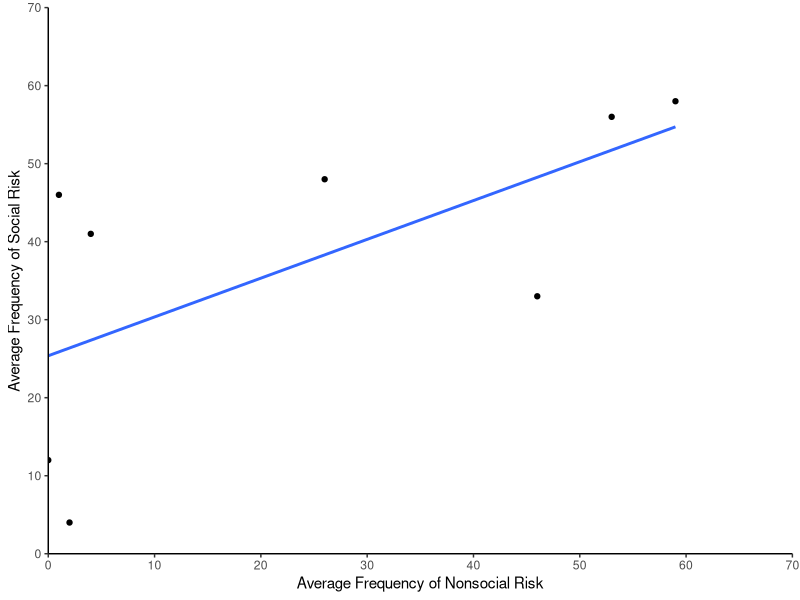
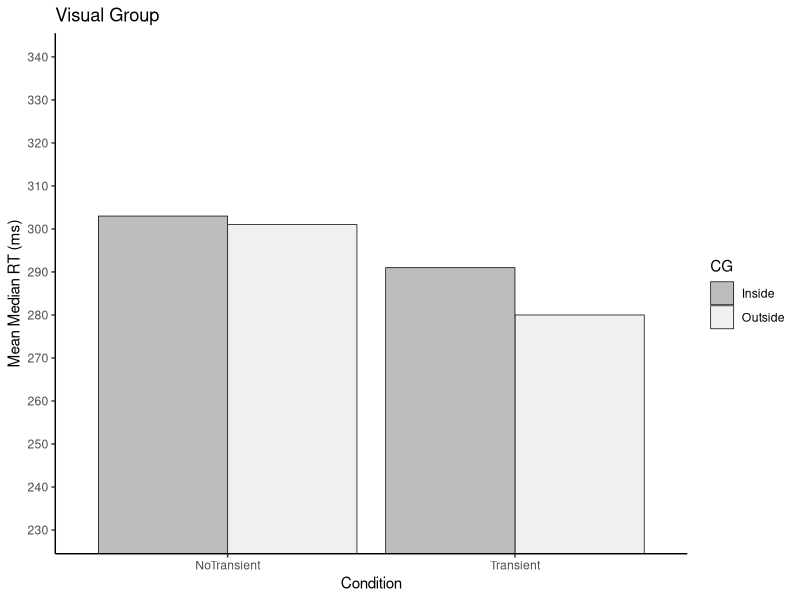
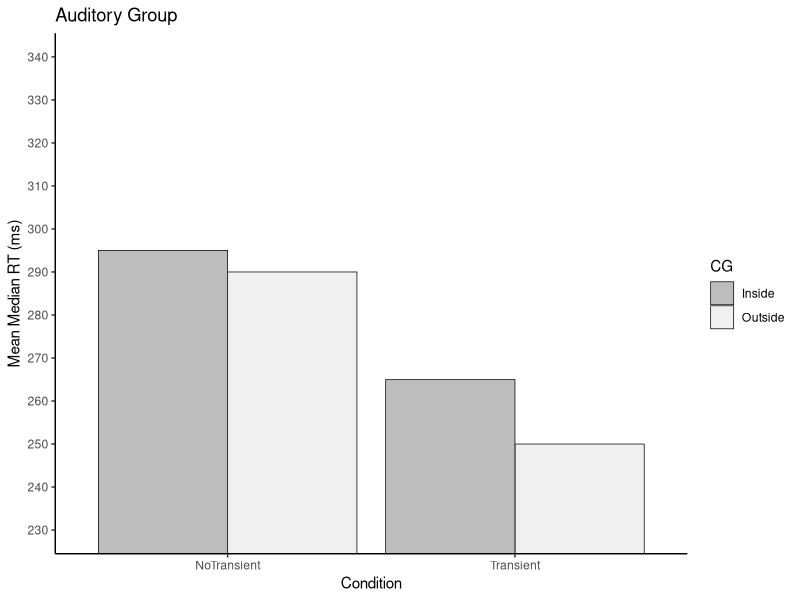
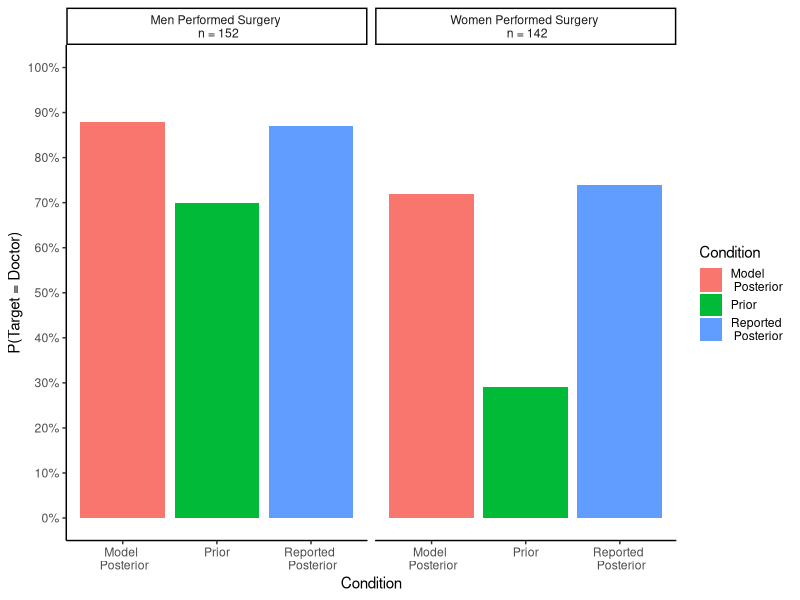
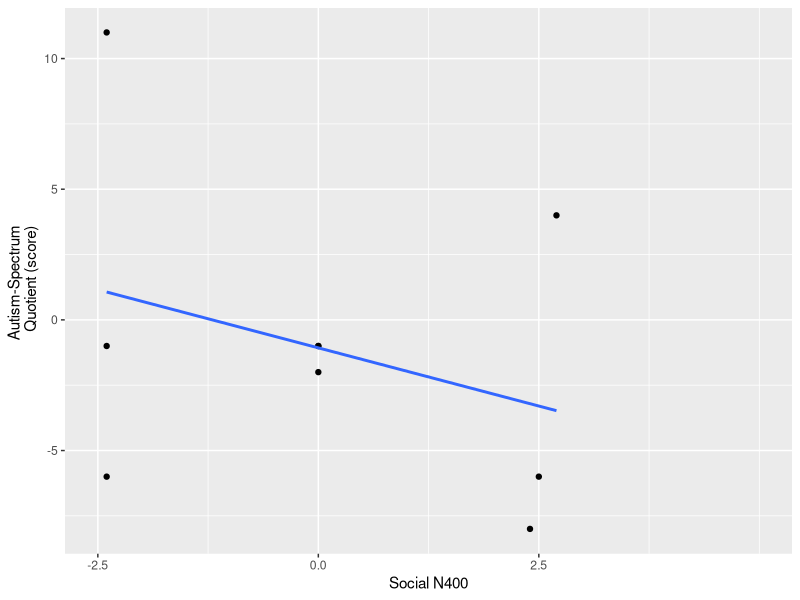
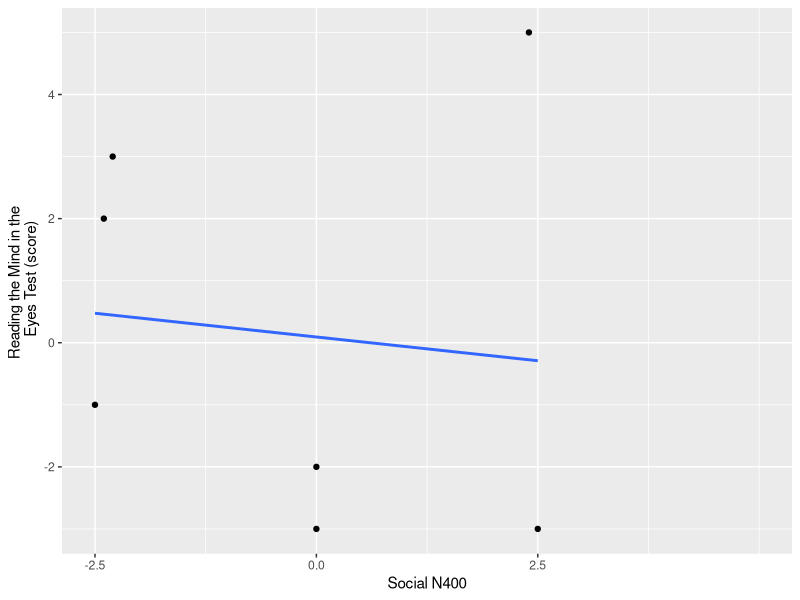
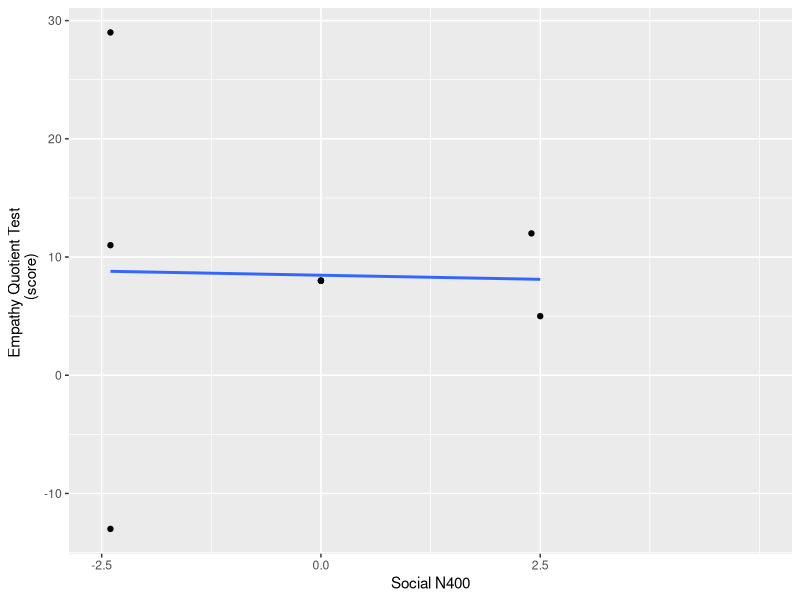

Here is the R script that generated these plots, in order:
## ---- chunk 1
knitr::opts_chunk$set(message=FALSE,warning=FALSE, cache=TRUE)
## ---- chunk 2
5+6
23-64
25*5
266/6
## ---- chunk 3
a <- 522
b <- 2333
a+b 
## ---- chunk 4
x <- (1:100) 

x

## ---- chunk 5
sum(1:100)
## ---- chunk 6
MyFirstFunction <-function(y) {
  TotalSum <-0
  for (i in y){
    TotalSum<-TotalSum+i
  }
  return(TotalSum)
}

numbers<-c(1:100)
MyFirstFunction(numbers)

## ---- chunk 7
seq(1:100 )
## ---- chunk 8
library(ggplot2)

## ---- chunk 9

Nonsocial<-c(0,1,2,4,26,46,53,59)
Social<-c(12,46,4,41,48,33,56,58)
plot_df<-data.frame(Nonsocial,Social)

ggplot(plot_df, aes(x=Nonsocial,y=Social))+
  geom_point()+
  geom_smooth(method=lm,se=FALSE,fill="black")+
  xlab("Average Frequency of Nonsocial Risk")+
  ylab("Average Frequency of Social Risk")+
  coord_cartesian(xlim=c(0,70),ylim=c(0,70))+
  scale_x_continuous(breaks=seq(0,70,10), expand=c(0,0))+
  scale_y_continuous(breaks=seq(0,70,10), expand=c(0,0))+
  theme_classic()

## ---- chunk 10
Condition <-rep(c("NoTransient","Transient"), each=2)
CG <-rep(c("Outside","Inside"),2)
RT <- rep(c(301,303,280,291))
plot_df <- data.frame(Condition, RT, CG)


ggplot(plot_df, aes(x=Condition,y=RT,group=CG,fill=CG))+
  geom_bar(stat="identity",position="dodge",color="black",size=.25)+
  coord_cartesian(ylim=c(230,340))+
  scale_y_continuous(breaks=seq(230,340,10))+
  ylab("Mean Median RT (ms)")+
  scale_fill_brewer(palette="Greys", direction=-1)+
  theme_classic()+
ggtitle("Visual Group")

Condition <-rep(c("NoTransient","Transient"), each=2)
CG <-rep(c("Outside","Inside"),2)
RT <- rep(c(290,295,250,265))
plot_df <- data.frame(Condition, RT, CG)


 ggplot(plot_df, aes(x=Condition,y=RT,group=CG,fill=CG))+
  geom_bar(stat="identity",position="dodge", 
           color="black",
           size=.25)+
  coord_cartesian(ylim=c(230,340))+
  scale_y_continuous(breaks=seq(230,340,10))+
  ylab("Mean Median RT (ms)")+
  scale_fill_brewer(palette="Greys", direction=-1)+
  theme_classic()+
ggtitle("Auditory Group")
## ---- chunk 11
Surgeon <-rep(c("Men Performed Surgery \n n = 152",
            "Women Performed Surgery \n n = 142"), each =3)
Condition <-rep(c("Prior", "Model \n Posterior","Reported \n Posterior"), 2)
Percentege <- c(.7, .88, .87, .29, .72, .74)
plot_df <- data.frame(Surgeon, Condition, Percentege)

ggplot(plot_df, aes(x=Condition, y=Percentege, fill=Condition))+
  geom_bar(stat="identity", position="dodge")+
  ylab("P(Target = Doctor)")+
  coord_cartesian(ylim=c(0,1))+
  scale_y_continuous(breaks=seq(0,1,.1),labels = scales::percent)+
  facet_wrap(~Surgeon)+
  theme_classic()
## ---- chunk 12
Social <- c(-2.4 , -2.4, -2.4 , 0, 0, 0, 2.4, 2.5, 2.7)
AS <- c(-6,-1,11, -1,-1,-2,-8,-6,4)
plot_df <- data.frame(Social,AS)

ggplot(plot_df, aes(x=Social,y=AS))+
  geom_point()+
  geom_smooth(method=lm,se=FALSE,fill="black")+
  xlab("Social N400")+
  ylab("Autism-Spectrum \n Quotient (score)")+
  scale_x_continuous(breaks=seq(-2.5,2.5,2.5))+
  coord_cartesian(xlim=c(-2.5,5))

Social <- c(-2.5, -2.4, -2.3, 0, 0, 2.4, 2.5)
RM <- c(-1, 2, 3, -3, -2, 5, -3)
plot_df <- data.frame(Social,RM)

ggplot(plot_df, aes(x=Social,y=RM))+
  geom_point()+
  geom_smooth(method=lm,se=FALSE,fill="black")+
  xlab("Social N400")+
  ylab("Reading the Mind in the \n Eyes Test (score)")+
  scale_x_continuous(breaks=seq(-2.5,2.5,2.5))+
  coord_cartesian(xlim=c(-2.5,5))

Social <- c(-2.4, -2.4,-2.4, 0,0,0,2.4,2.5)
EQT <- c(-13,11,29,8,8,8, 12, 5)
plot_df <- data.frame(Social,EQT)

ggplot(plot_df, aes(x=Social,y=EQT))+
  geom_point()+
  geom_smooth(method=lm,se=FALSE,fill="black")+
  xlab("Social N400")+
  ylab("Empathy Quotient Test \n  (score)")+
  scale_x_continuous(breaks=seq(-2.5,2.5,2.5))+
  coord_cartesian(xlim=c(-2.5,5))
